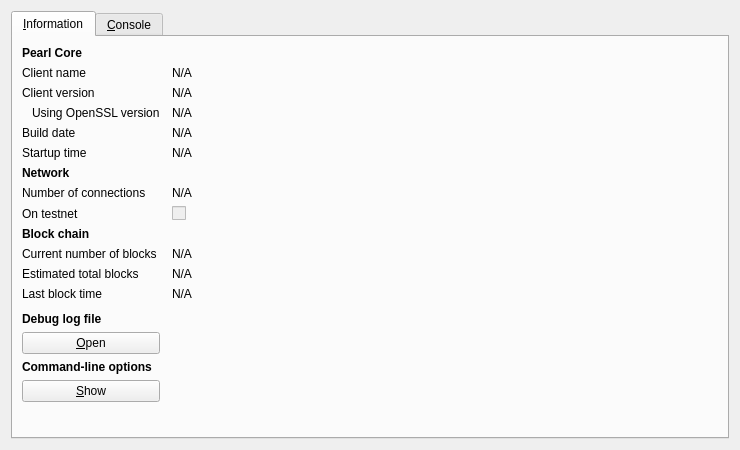
<?xml version="1.0" encoding="UTF-8"?>
<ui version="4.0">
 <class>RPCConsole</class>
 <widget class="QDialog" name="RPCConsole">
  <property name="geometry">
   <rect>
    <x>0</x>
    <y>0</y>
    <width>740</width>
    <height>450</height>
   </rect>
  </property>
  <property name="windowTitle">
   <string>Pearl - Debug window</string>
  </property>
  <property name="styleSheet">
   <string notr="true">background-image: url(:/images/bgimage);</string>
  </property>
  <layout class="QVBoxLayout" name="verticalLayout_2">
   <item>
    <widget class="QTabWidget" name="tabWidget">
     <property name="currentIndex">
      <number>0</number>
     </property>
     <widget class="QWidget" name="tab_info">
      <attribute name="title">
       <string>&amp;Information</string>
      </attribute>
      <layout class="QGridLayout" name="gridLayout" columnstretch="0,1">
       <property name="horizontalSpacing">
        <number>12</number>
       </property>
       <item row="0" column="0">
        <widget class="QLabel" name="label_9">
         <property name="font">
          <font>
           <weight>75</weight>
           <bold>true</bold>
          </font>
         </property>
         <property name="text">
          <string>Pearl Core</string>
         </property>
        </widget>
       </item>
       <item row="1" column="0">
        <widget class="QLabel" name="label_5">
         <property name="text">
          <string>Client name</string>
         </property>
        </widget>
       </item>
       <item row="1" column="1">
        <widget class="QLabel" name="clientName">
         <property name="cursor">
          <cursorShape>IBeamCursor</cursorShape>
         </property>
         <property name="text">
          <string>N/A</string>
         </property>
         <property name="textFormat">
          <enum>Qt::PlainText</enum>
         </property>
         <property name="textInteractionFlags">
          <set>Qt::LinksAccessibleByMouse|Qt::TextSelectableByKeyboard|Qt::TextSelectableByMouse</set>
         </property>
        </widget>
       </item>
       <item row="2" column="0">
        <widget class="QLabel" name="label_6">
         <property name="text">
          <string>Client version</string>
         </property>
        </widget>
       </item>
       <item row="2" column="1">
        <widget class="QLabel" name="clientVersion">
         <property name="cursor">
          <cursorShape>IBeamCursor</cursorShape>
         </property>
         <property name="text">
          <string>N/A</string>
         </property>
         <property name="textFormat">
          <enum>Qt::PlainText</enum>
         </property>
         <property name="textInteractionFlags">
          <set>Qt::LinksAccessibleByMouse|Qt::TextSelectableByKeyboard|Qt::TextSelectableByMouse</set>
         </property>
        </widget>
       </item>
       <item row="3" column="0">
        <widget class="QLabel" name="label_14">
         <property name="text">
          <string>Using OpenSSL version</string>
         </property>
         <property name="indent">
          <number>10</number>
         </property>
        </widget>
       </item>
       <item row="3" column="1">
        <widget class="QLabel" name="openSSLVersion">
         <property name="cursor">
          <cursorShape>IBeamCursor</cursorShape>
         </property>
         <property name="text">
          <string>N/A</string>
         </property>
         <property name="textFormat">
          <enum>Qt::PlainText</enum>
         </property>
         <property name="textInteractionFlags">
          <set>Qt::LinksAccessibleByMouse|Qt::TextSelectableByKeyboard|Qt::TextSelectableByMouse</set>
         </property>
        </widget>
       </item>
       <item row="4" column="0">
        <widget class="QLabel" name="label_12">
         <property name="text">
          <string>Build date</string>
         </property>
        </widget>
       </item>
       <item row="4" column="1">
        <widget class="QLabel" name="buildDate">
         <property name="cursor">
          <cursorShape>IBeamCursor</cursorShape>
         </property>
         <property name="text">
          <string>N/A</string>
         </property>
         <property name="textFormat">
          <enum>Qt::PlainText</enum>
         </property>
         <property name="textInteractionFlags">
          <set>Qt::LinksAccessibleByMouse|Qt::TextSelectableByKeyboard|Qt::TextSelectableByMouse</set>
         </property>
        </widget>
       </item>
       <item row="5" column="0">
        <widget class="QLabel" name="label_13">
         <property name="text">
          <string>Startup time</string>
         </property>
        </widget>
       </item>
       <item row="5" column="1">
        <widget class="QLabel" name="startupTime">
         <property name="cursor">
          <cursorShape>IBeamCursor</cursorShape>
         </property>
         <property name="text">
          <string>N/A</string>
         </property>
         <property name="textFormat">
          <enum>Qt::PlainText</enum>
         </property>
         <property name="textInteractionFlags">
          <set>Qt::LinksAccessibleByMouse|Qt::TextSelectableByKeyboard|Qt::TextSelectableByMouse</set>
         </property>
        </widget>
       </item>
       <item row="6" column="0">
        <widget class="QLabel" name="label_11">
         <property name="font">
          <font>
           <weight>75</weight>
           <bold>true</bold>
          </font>
         </property>
         <property name="text">
          <string>Network</string>
         </property>
        </widget>
       </item>
       <item row="7" column="0">
        <widget class="QLabel" name="label_7">
         <property name="text">
          <string>Number of connections</string>
         </property>
        </widget>
       </item>
       <item row="7" column="1">
        <widget class="QLabel" name="numberOfConnections">
         <property name="cursor">
          <cursorShape>IBeamCursor</cursorShape>
         </property>
         <property name="text">
          <string>N/A</string>
         </property>
         <property name="textFormat">
          <enum>Qt::PlainText</enum>
         </property>
         <property name="textInteractionFlags">
          <set>Qt::LinksAccessibleByMouse|Qt::TextSelectableByKeyboard|Qt::TextSelectableByMouse</set>
         </property>
        </widget>
       </item>
       <item row="8" column="0">
        <widget class="QLabel" name="label_8">
         <property name="text">
          <string>On testnet</string>
         </property>
        </widget>
       </item>
       <item row="8" column="1">
        <widget class="QCheckBox" name="isTestNet">
         <property name="enabled">
          <bool>false</bool>
         </property>
         <property name="text">
          <string/>
         </property>
        </widget>
       </item>
       <item row="9" column="0">
        <widget class="QLabel" name="label_10">
         <property name="font">
          <font>
           <weight>75</weight>
           <bold>true</bold>
          </font>
         </property>
         <property name="text">
          <string>Block chain</string>
         </property>
        </widget>
       </item>
       <item row="10" column="0">
        <widget class="QLabel" name="label_3">
         <property name="text">
          <string>Current number of blocks</string>
         </property>
        </widget>
       </item>
       <item row="10" column="1">
        <widget class="QLabel" name="numberOfBlocks">
         <property name="cursor">
          <cursorShape>IBeamCursor</cursorShape>
         </property>
         <property name="text">
          <string>N/A</string>
         </property>
         <property name="textFormat">
          <enum>Qt::PlainText</enum>
         </property>
         <property name="textInteractionFlags">
          <set>Qt::LinksAccessibleByMouse|Qt::TextSelectableByKeyboard|Qt::TextSelectableByMouse</set>
         </property>
        </widget>
       </item>
       <item row="11" column="0">
        <widget class="QLabel" name="label_4">
         <property name="text">
          <string>Estimated total blocks</string>
         </property>
        </widget>
       </item>
       <item row="11" column="1">
        <widget class="QLabel" name="totalBlocks">
         <property name="cursor">
          <cursorShape>IBeamCursor</cursorShape>
         </property>
         <property name="text">
          <string>N/A</string>
         </property>
         <property name="textFormat">
          <enum>Qt::PlainText</enum>
         </property>
         <property name="textInteractionFlags">
          <set>Qt::LinksAccessibleByMouse|Qt::TextSelectableByKeyboard|Qt::TextSelectableByMouse</set>
         </property>
        </widget>
       </item>
       <item row="12" column="0">
        <widget class="QLabel" name="label_2">
         <property name="text">
          <string>Last block time</string>
         </property>
        </widget>
       </item>
       <item row="12" column="1">
        <widget class="QLabel" name="lastBlockTime">
         <property name="cursor">
          <cursorShape>IBeamCursor</cursorShape>
         </property>
         <property name="text">
          <string>N/A</string>
         </property>
         <property name="textFormat">
          <enum>Qt::PlainText</enum>
         </property>
         <property name="textInteractionFlags">
          <set>Qt::LinksAccessibleByMouse|Qt::TextSelectableByKeyboard|Qt::TextSelectableByMouse</set>
         </property>
        </widget>
       </item>
       <item row="13" column="0">
        <spacer name="verticalSpacer_2">
         <property name="orientation">
          <enum>Qt::Vertical</enum>
         </property>
         <property name="sizeHint" stdset="0">
          <size>
           <width>20</width>
           <height>20</height>
          </size>
         </property>
        </spacer>
       </item>
       <item row="14" column="0">
        <widget class="QLabel" name="labelDebugLogfile">
         <property name="font">
          <font>
           <weight>75</weight>
           <bold>true</bold>
          </font>
         </property>
         <property name="text">
          <string>Debug log file</string>
         </property>
        </widget>
       </item>
       <item row="15" column="0">
        <widget class="QPushButton" name="openDebugLogfileButton">
         <property name="toolTip">
          <string>Open the Pearl debug log file from the current data directory. This can take a few seconds for large log files.</string>
         </property>
         <property name="text">
          <string>&amp;Open</string>
         </property>
         <property name="autoDefault">
          <bool>false</bool>
         </property>
        </widget>
       </item>
       <item row="16" column="0">
        <widget class="QLabel" name="labelCLOptions">
         <property name="font">
          <font>
           <weight>75</weight>
           <bold>true</bold>
          </font>
         </property>
         <property name="text">
          <string>Command-line options</string>
         </property>
        </widget>
       </item>
       <item row="17" column="0">
        <widget class="QPushButton" name="showCLOptionsButton">
         <property name="toolTip">
          <string>Show the Pearl-qt help message to get a list with possible Pearl command-line options.</string>
         </property>
         <property name="text">
          <string>&amp;Show</string>
         </property>
         <property name="autoDefault">
          <bool>false</bool>
         </property>
        </widget>
       </item>
       <item row="18" column="0">
        <spacer name="verticalSpacer">
         <property name="orientation">
          <enum>Qt::Vertical</enum>
         </property>
         <property name="sizeHint" stdset="0">
          <size>
           <width>20</width>
           <height>40</height>
          </size>
         </property>
        </spacer>
       </item>
      </layout>
     </widget>
     <widget class="QWidget" name="tab_console">
      <attribute name="title">
       <string>&amp;Console</string>
      </attribute>
      <layout class="QVBoxLayout" name="verticalLayout_3">
       <property name="spacing">
        <number>3</number>
       </property>
       <item>
        <widget class="QTextEdit" name="messagesWidget">
         <property name="minimumSize">
          <size>
           <width>0</width>
           <height>100</height>
          </size>
         </property>
         <property name="readOnly">
          <bool>true</bool>
         </property>
         <property name="tabKeyNavigation" stdset="0">
          <bool>false</bool>
         </property>
         <property name="columnCount" stdset="0">
          <number>2</number>
         </property>
        </widget>
       </item>
       <item>
        <layout class="QHBoxLayout" name="horizontalLayout">
         <property name="spacing">
          <number>3</number>
         </property>
         <item>
          <widget class="QLabel" name="label">
           <property name="text">
            <string notr="true">&gt;</string>
           </property>
          </widget>
         </item>
         <item>
          <widget class="QLineEdit" name="lineEdit"/>
         </item>
         <item>
          <widget class="QPushButton" name="clearButton">
           <property name="maximumSize">
            <size>
             <width>24</width>
             <height>24</height>
            </size>
           </property>
           <property name="toolTip">
            <string>Clear console</string>
           </property>
           <property name="text">
            <string/>
           </property>
           <property name="icon">
            <iconset resource="../bitcoin.qrc">
             <normaloff>:/icons/remove</normaloff>:/icons/remove</iconset>
           </property>
           <property name="shortcut">
            <string notr="true">Ctrl+L</string>
           </property>
           <property name="autoDefault">
            <bool>false</bool>
           </property>
          </widget>
         </item>
        </layout>
       </item>
      </layout>
     </widget>
    </widget>
   </item>
  </layout>
 </widget>
 <resources>
  <include location="../bitcoin.qrc"/>
 </resources>
 <connections/>
</ui>
